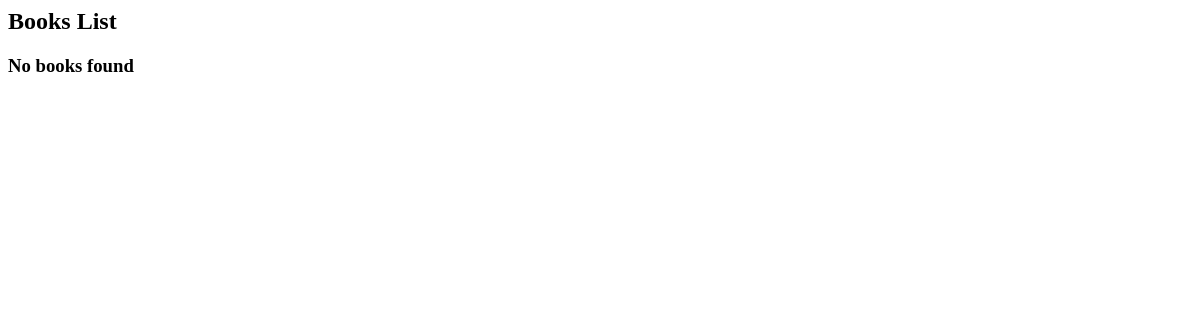
The app's page /books/lab8/task1, older data.
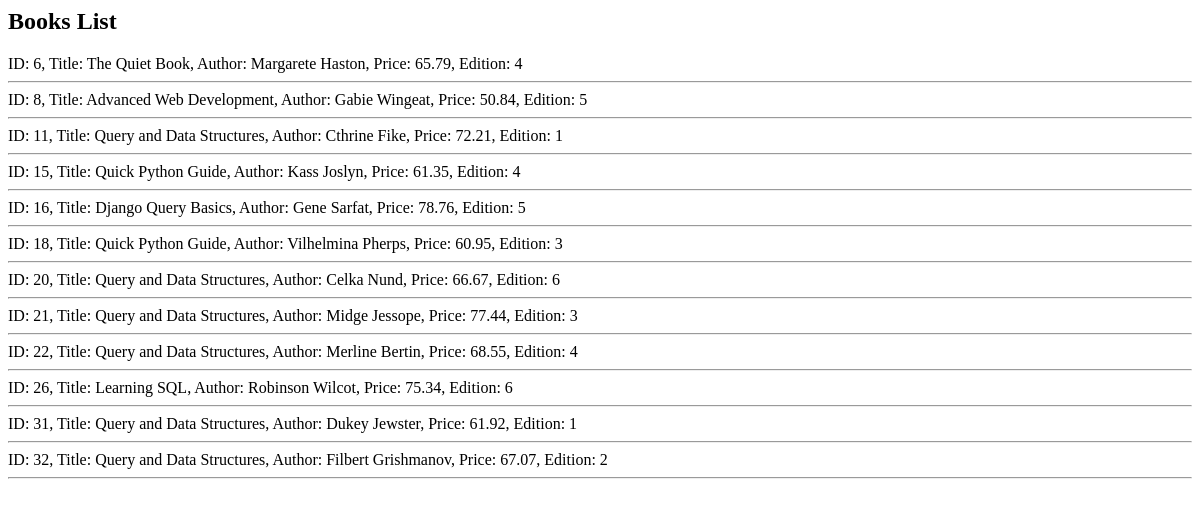
The same page, newer data.
### apps/bookmodule/models.py (models this page shows)
class Book(models.Model):
    title = models.CharField(max_length=50)
    author = models.CharField(max_length=50)
    price = models.FloatField(default=0.0)
    edition = models.SmallIntegerField(default=1)

### apps/bookmodule/views.py (the view)
# urls.py: path('lab8/task1', views.lab8_task1, name='lab8_task1'),
def lab8_task1(request):
    books = Book.objects.filter(Q(price__lte=80))
    return render(request, 'bookmodule/bookListLab7.html', {'books': books})

### apps/templates/bookmodule/bookListLab7.html
 <h2>Books List</h2>
{% if books %}
    {% for obj in books %}
        ID: {{ obj.id }},
        Title: {{ obj.title }},
        Author: {{ obj.author }},
        Price: {{ obj.price }},
        Edition: {{ obj.edition }}
        <hr>
    {% endfor %}
{% else %}
    <h3>No books found</h3>
{% endif %}

Row changes from the older to the newer data that the page shows:
added Book: id "6", title "The Quiet Book", author "Margarete Haston", price "65.79", edition "4"
added Book: id "8", title "Advanced Web Development", author "Gabie Wingeat", price "50.84", edition "5"
added Book: id "11", title "Query and Data Structures", author "Cthrine Fike", price "72.21", edition "1"
added Book: id "15", title "Quick Python Guide", author "Kass Joslyn", price "61.35", edition "4"
added Book: id "16", title "Django Query Basics", author "Gene Sarfat", price "78.76", edition "5"
added Book: id "18", title "Quick Python Guide", author "Vilhelmina Pherps", price "60.95", edition "3"
added Book: id "20", title "Query and Data Structures", author "Celka Nund", price "66.67", edition "6"
added Book: id "21", title "Query and Data Structures", author "Midge Jessope", price "77.44", edition "3"
added Book: id "22", title "Query and Data Structures", author "Merline Bertin", price "68.55", edition "4"
added Book: id "26", title "Learning SQL", author "Robinson Wilcot", price "75.34", edition "6"
added Book: id "31", title "Query and Data Structures", author "Dukey Jewster", price "61.92", edition "1"
added Book: id "32", title "Query and Data Structures", author "Filbert Grishmanov", price "67.07", edition "2"
Text that changed along with them:
text no longer shown: "No books found"
